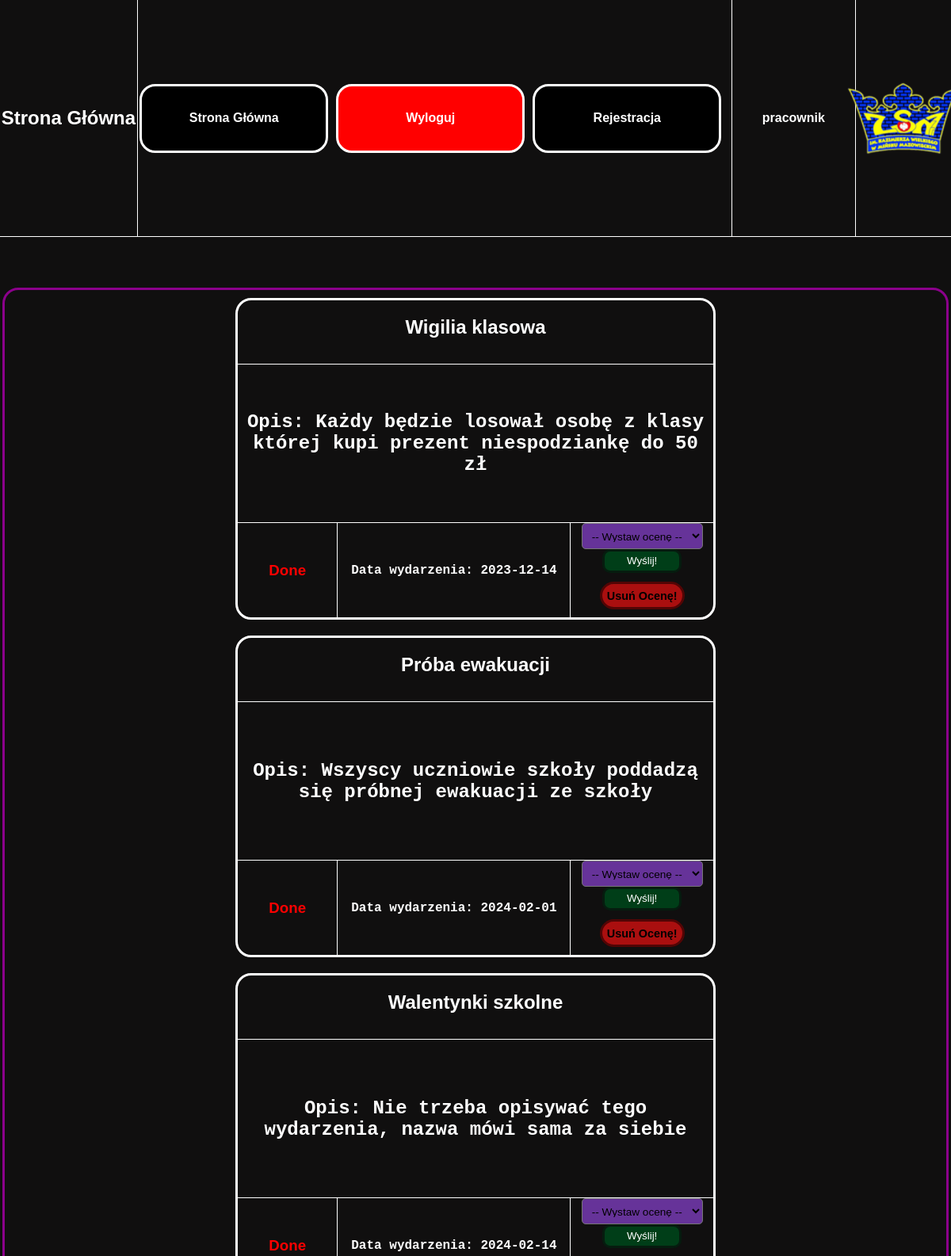
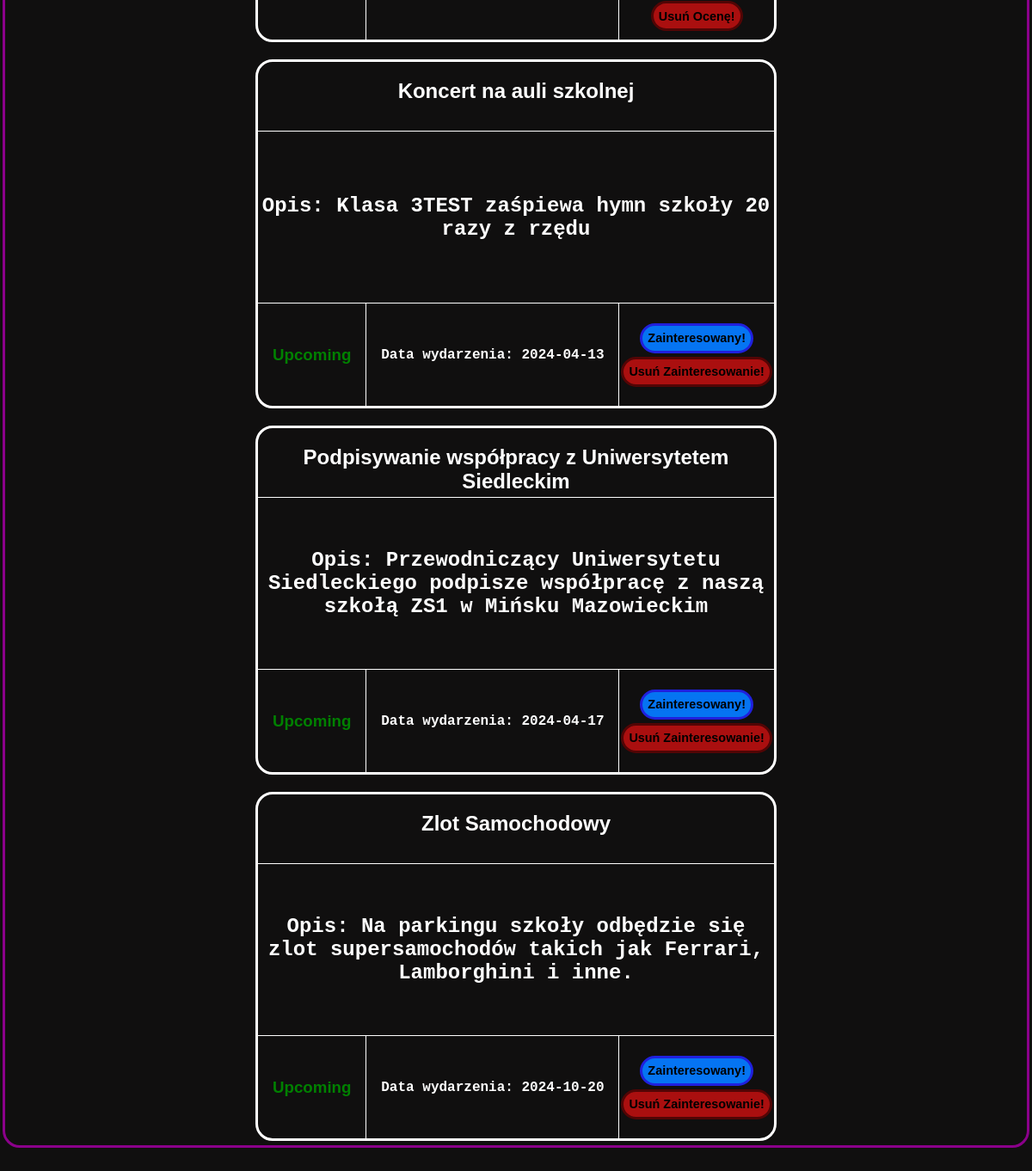
/ (signed in), run on the app's committed database (2 pictures, top to bottom).
### tables this page shows
CREATE TABLE `wydarzenia` (
  `ID` int(11) NOT NULL,
  `nazwa_wyd` text NOT NULL,
  `opis_wyd` text NOT NULL,
  `data_wyd` date NOT NULL
);

### index.php (the view, shortened to what this page needs)
<!DOCTYPE html>
<html lang="en">
<head>
    <link rel="stylesheet" href="style.css">
</head>
<body>
    <div id="ogol">
        <div id="menu">
            <div id="menlewolewo">
                <h1>Strona Główna</h1>
            </div>
            <div id="menlewo">
                <?php
                include 'menu.php';
                ?>
            </div>
            <div id="menprawo">
                <?php
                if (isset($_SESSION['user'])) {
                    echo $_SESSION['user'];
                } else {
                    echo "";
                }
                ?>
            </div>
            <div id="menprawoprawo">
            </div>
        </div>
        <div id="tresc">
            <div id="trescogol" style="display: flex; align-items: baseline; justify-content: center; flex-direction: row; flex-wrap: wrap; overflow-y: auto; border-top: solid darkmagenta 3px; border-radius: 20px; width: 99%; height: 95%; /* Ustaw maksymalną wysokość */">
                <?php
                $host = "localhost";
                $dbuser = "root";
                $dbpassword = "";
                $dbname = "Aaawlasny_projekt_BS";
                $conn = mysqli_connect($host, $dbuser, $dbpassword, $dbname);
                $sql = "SELECT `ID`, `nazwa_wyd`, `opis_wyd`, `data_wyd` FROM `wydarzenia` ORDER BY `data_wyd` ASC";
                $result = $conn->query($sql);
                if ($result->num_rows > 0) {
                    while ($row = $result->fetch_assoc()) {
                        echo "<div id = 'wydarzenie'>";
                        echo "<div id = 'divgora' style='display: flex; align-items: baseline; justify-content: center; height: 20%; width: 100%;'>";
                        echo "<h2 id='nazwa_wyd'>" .  $row['nazwa_wyd'] . "</h2>";
                        echo "</div>";
                        echo "<div id = 'divsrodek'>";
                        echo "<h2>" . "Opis: " . $row['opis_wyd'] . "</h2>";
                        echo "</div>";
                        echo "<div id = 'divdol'>";
                        echo "<div id = 'divdollewo'>";
                        echo "<div id = 'divdollewolewo'>";
                        $date = new DateTime($row['data_wyd']);
                        $now = new DateTime();
                        if ($date >= $now) {
                            echo "<h3 id ='dobre'>Upcoming</h3>";
                        } else {
                            echo "<h3 id ='zle'>Done</h3>";
                        }
                        echo "</div>";
                        echo "<div id = 'divdollewoprawo'>";
                        echo "<h4>" . "Data wydarzenia: " . $row['data_wyd'] . "</h4>";
                        echo "</div>";
                        echo "</div>";
                        echo "<div id = 'divdolprawo'>";
                        $date = new DateTime($row['data_wyd']);
                        $now = new DateTime();
                        if ($date < $now) {
                            echo "<div id = 'divdolprawogora'>";
                            echo "<form method='POST' action=''>";
                            echo "<select name='ocena_wyd' required>";
                            echo "<option value =''>-- Wystaw ocenę --</option>";
                            echo "</select>";
                            echo "<input type='submit' name='wyslij_ocene' id='wys_ocen' value='Wyślij!'>";
                            echo "</form>";
                            echo "</div>";
                            echo "<div id = 'divdolprawodol'>";
                            echo "<form method='POST' action=''>";
                            echo "<input type='submit' name='usun_ocene' id='usun_zainteresbutton' value='Usuń Ocenę!'>";
                            echo "</form>";
                            echo "</div>";
                        } else {
                            echo "<form method='POST' action=''>";
                            echo "<input type='submit' name='zainteres' id='zainteresbutton' value='Zainteresowany!'>";
                            echo "</form>";
                            echo "<form method='POST' action=''>";
                            echo "<input type='submit' name='usun_zainteres' id='usun_zainteresbutton' value='Usuń Zainteresowanie!'>";
                            echo "</form>";
                        }
                        echo "</div>";
                        echo "</div>";
                        echo "</div>";
                    }
                } else {
                    echo "<h1>Brak wydarzeń</h1>";
                }
                ?>
            </div>
        </div>
    </div>
</body>
</html>

### style.css (style rules this page uses)
body { background-color: rgb(16, 15, 15); color: white; margin: 0px; overflow: hidden; }
#ogol { display: flex; flex-direction: column; width: 100%; height: 100vh; }
#menu { display: flex; flex-direction: row; color: white; width: 100%; height: 10%; border-bottom: 0.5px solid white; }
#menlewo { display: flex; flex-direction: row; align-items: center; justify-content: center; width: 65%; height: 100%; border-right: 0.5px solid white; }
#menlewolewo { display: flex; flex-direction: row; align-items: center; text-align: center; justify-content: center; width: 15%; height: 100%; border-right: 0.5px solid white; }
#menprawo { display: flex; align-items: center; justify-content: center; width: 10%; height: 100%; padding: 0 20px; color: white; font-family: Arial, Helvetica, sans-serif; font-weight: bold; font-size: 16px; }
#menprawoprawo { display: flex; align-items: center; justify-content: center; flex-direction: row; border-left: 0.5px solid white; width: 10%; height: 100%; }
#menlewolewo h1 { font-size: 1.5em; margin: 0; padding: 0; }
#tresc { display: flex; align-items: center; justify-content: center; flex-direction: column; width: 100%; height: 90%; }
#trescogol { display: flex; align-items: center; justify-content: center; flex-direction: column; border: solid darkmagenta 3px; border-radius: 20px; width: 99%; height: 95%; }
#wydarzenie { display: flex; align-items: center; justify-content: center; flex-direction: column; margin: 10px; border: solid white 3px; font-family: "Lucida Console", "Courier New", monospace; text-align: center; border-radius: 20px; width: 600px; height: 400px; }
#divgora { display: flex; align-items: center; justify-content: center; flex-direction: row; border-bottom: solid white 0.5px; width: 100%; height: 20%; }
#divsrodek { display: flex; align-items: center; justify-content: center; flex-direction: row; flex-wrap: wrap; overflow: auto; border-bottom: solid white 0.5px; width: 100%; height: 50%; }
#divdol { display: flex; align-items: center; justify-content: center; flex-direction: row; width: 100%; height: 30%; }
#divdollewo { display: flex; align-items: center; justify-content: center; flex-direction: row; border-right: solid white 0.5px; width: 70%; height: 100%; }
#divdollewolewo { display: flex; align-items: center; justify-content: center; border-right: solid white 0.5px; width: 30%; height: 100%; }
#divdollewoprawo { display: flex; align-items: center; justify-content: center; width: 70%; height: 100%; }
#divdolprawo { display: flex; align-items: center; justify-content: center; flex-direction: column; gap: 4px; width: 30%; height: 100%; }
#divdolprawogora { display: flex; align-items: center; justify-content: baseline; flex-direction: column; width: 100%; height: 50%; }
#divdolprawodol { display: flex; align-items: center; justify-content: center; flex-direction: column; width: 100%; height: 50%; }
#zainteresbutton { background-color: rgb(5, 116, 242); border: solid rgb(32, 32, 221) 3px; border-radius: 20px; transition: 0.3s ease; text-align: center; font-family: Arial, Helvetica, sans-serif; font-weight: bold; font-size: 90%; color: black; width: 100%; height: 35px; }
#usun_zainteresbutton { background-color: rgb(170, 15, 15); border: solid rgb(32, 32, 221) 5px; border-radius: 20px; transition: 0.3s ease; text-align: center; font-family: Arial, Helvetica, sans-serif; font-weight: bold; font-size: 90%; border: solid rgb(82, 5, 5) 3px; color: black; width: 100%; height: 35px; }
h1 { font-family: "Tahoma", sans-serif; }
h3 { font-family: "Tahoma", sans-serif; }
#dobre { color: green; }
#zle { color: red; }
#nazwa_wyd { font-family: "Tahoma", sans-serif; }
#wys_ocen { height: 30px; width: 100px; border-radius: 10px; border: solid 3px #061c0f; background: #003e18; color: white; transition: 0.3s; cursor: pointer; }
select[name="ocena_wyd"] { padding: 8px; font-size: 85%; border-radius: 5px; background-color: rebeccapurple; height: 50%; width: 85%; }

### data on the page
wydarzenia: nazwa_wyd "Wigilia klasowa", opis_wyd "Każdy będzie losował osobę z klasy której kupi prezent niespodziankę do 50 zł", shows "Done", data_wyd "2023-12-14"
wydarzenia: nazwa_wyd "Próba ewakuacji", opis_wyd "Wszyscy uczniowie szkoły poddadzą się próbnej ewakuacji ze szkoły", shows "Done", data_wyd "2024-02-01"
wydarzenia: nazwa_wyd "Walentynki szkolne", opis_wyd "Nie trzeba opisywać tego wydarzenia, nazwa mówi sama za siebie", shows "Done", data_wyd "2024-02-14"
wydarzenia: nazwa_wyd "Koncert na auli szkolnej", opis_wyd "Klasa 3TEST zaśpiewa hymn szkoły 20 razy z rzędu", shows "Upcoming", data_wyd "2024-04-13"
wydarzenia: nazwa_wyd "Podpisywanie współpracy z Uniwersytetem Siedleckim", opis_wyd "Przewodniczący Uniwersytetu Siedleckiego podpisze współpracę z naszą szkołą ZS1 w Mińsku Mazowieckim", shows "Upcoming", data_wyd "2024-04-17"
wydarzenia: nazwa_wyd "Zlot Samochodowy", opis_wyd "Na parkingu szkoły odbędzie się zlot supersamochodów takich jak Ferrari, Lamborghini i inne.", shows "Upcoming", data_wyd "2024-10-20"

### other printed values
$_SESSION['user'] "pracownik"
